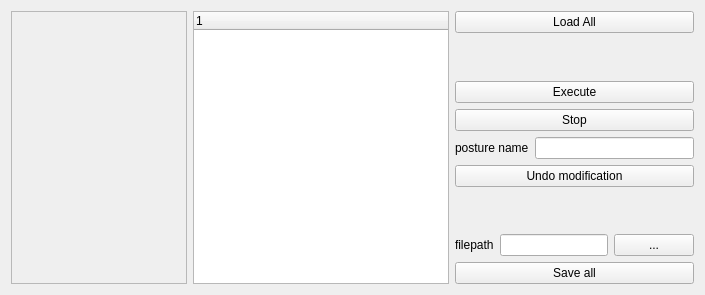
<?xml version="1.0" encoding="UTF-8"?>
<ui version="4.0">
 <class>MekaPostureRecorderDockWidget</class>
 <widget class="QWidget" name="MekaPostureRecorderDockWidget">
  <property name="geometry">
   <rect>
    <x>0</x>
    <y>0</y>
    <width>705</width>
    <height>295</height>
   </rect>
  </property>
  <property name="sizePolicy">
   <sizepolicy hsizetype="Expanding" vsizetype="Expanding">
    <horstretch>0</horstretch>
    <verstretch>0</verstretch>
   </sizepolicy>
  </property>
  <property name="windowTitle">
   <string>MekaPostureRecorderGui</string>
  </property>
  <layout class="QGridLayout" name="gridLayout">
   <item row="0" column="0">
    <layout class="QHBoxLayout" name="horizontalLayout">
     <property name="spacing">
      <number>6</number>
     </property>
     <property name="sizeConstraint">
      <enum>QLayout::SetMinimumSize</enum>
     </property>
     <item>
      <layout class="QVBoxLayout" name="verticalLayout">
       <item>
        <widget class="QScrollArea" name="scrollArea">
         <property name="verticalScrollBarPolicy">
          <enum>Qt::ScrollBarAlwaysOff</enum>
         </property>
         <property name="widgetResizable">
          <bool>true</bool>
         </property>
         <widget class="QWidget" name="scrollarea">
          <property name="geometry">
           <rect>
            <x>0</x>
            <y>0</y>
            <width>138</width>
            <height>271</height>
           </rect>
          </property>
         </widget>
        </widget>
       </item>
      </layout>
     </item>
     <item>
      <widget class="QTreeWidget" name="treeWidget">
       <property name="sizePolicy">
        <sizepolicy hsizetype="Minimum" vsizetype="Expanding">
         <horstretch>0</horstretch>
         <verstretch>0</verstretch>
        </sizepolicy>
       </property>
       <column>
        <property name="text">
         <string notr="true">1</string>
        </property>
       </column>
      </widget>
     </item>
     <item>
      <layout class="QVBoxLayout" name="verticalLayout_2">
       <property name="sizeConstraint">
        <enum>QLayout::SetFixedSize</enum>
       </property>
       <item>
        <widget class="QPushButton" name="btn_load_postures">
         <property name="text">
          <string>Load All</string>
         </property>
        </widget>
       </item>
       <item>
        <spacer name="verticalSpacer_2">
         <property name="orientation">
          <enum>Qt::Vertical</enum>
         </property>
         <property name="sizeHint" stdset="0">
          <size>
           <width>20</width>
           <height>40</height>
          </size>
         </property>
        </spacer>
       </item>
       <item>
        <widget class="QPushButton" name="btn_execute">
         <property name="text">
          <string>Execute</string>
         </property>
        </widget>
       </item>
       <item>
        <widget class="QPushButton" name="btn_stop">
         <property name="text">
          <string>Stop</string>
         </property>
        </widget>
       </item>
       <item>
        <layout class="QHBoxLayout" name="horizontalLayout_4">
         <property name="sizeConstraint">
          <enum>QLayout::SetMinimumSize</enum>
         </property>
         <item>
          <widget class="QLabel" name="label_3">
           <property name="text">
            <string>posture name</string>
           </property>
          </widget>
         </item>
         <item>
          <widget class="QLineEdit" name="edit_posture_name"/>
         </item>
        </layout>
       </item>
       <item>
        <widget class="QPushButton" name="btn_undo_mod">
         <property name="text">
          <string>Undo modification</string>
         </property>
        </widget>
       </item>
       <item>
        <spacer name="verticalSpacer">
         <property name="orientation">
          <enum>Qt::Vertical</enum>
         </property>
         <property name="sizeHint" stdset="0">
          <size>
           <width>20</width>
           <height>40</height>
          </size>
         </property>
        </spacer>
       </item>
       <item>
        <layout class="QHBoxLayout" name="horizontalLayout_3">
         <property name="sizeConstraint">
          <enum>QLayout::SetMinimumSize</enum>
         </property>
         <item>
          <widget class="QLabel" name="label_2">
           <property name="text">
            <string>filepath</string>
           </property>
          </widget>
         </item>
         <item>
          <widget class="QLineEdit" name="edit_file_path"/>
         </item>
         <item>
          <widget class="QPushButton" name="btn_browse">
           <property name="text">
            <string>...</string>
           </property>
          </widget>
         </item>
        </layout>
       </item>
       <item>
        <widget class="QPushButton" name="btn_save_postures">
         <property name="text">
          <string>Save all</string>
         </property>
        </widget>
       </item>
      </layout>
     </item>
    </layout>
   </item>
  </layout>
 </widget>
 <resources/>
 <connections/>
</ui>
